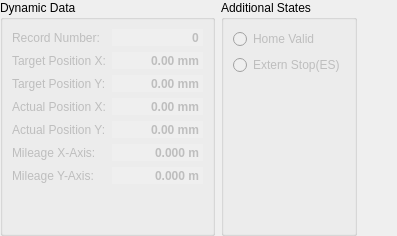
         <widget class="XConfig" name="tab_Operate">
          <attribute name="title">
           <string>Operate</string>
          </attribute>
          <layout class="QGridLayout" name="gridLayout_9">
           <property name="leftMargin">
            <number>0</number>
           </property>
           <property name="topMargin">
            <number>0</number>
           </property>
           <property name="rightMargin">
            <number>0</number>
           </property>
           <property name="bottomMargin">
            <number>0</number>
           </property>
           <item row="0" column="1">
            <widget class="QGroupBox" name="groupBox_9">
             <property name="title">
              <string>Dynamic Data</string>
             </property>
             <layout class="QGridLayout" name="gridLayout_11">
              <item row="2" column="1">
               <widget class="QDoubleSpinBox" name="doubleSpinBox_target_position_y">
                <property name="enabled">
                 <bool>false</bool>
                </property>
                <property name="sizePolicy">
                 <sizepolicy hsizetype="Minimum" vsizetype="Preferred">
                  <horstretch>0</horstretch>
                  <verstretch>0</verstretch>
                 </sizepolicy>
                </property>
                <property name="font">
                 <font>
                  <weight>75</weight>
                  <bold>true</bold>
                 </font>
                </property>
                <property name="frame">
                 <bool>false</bool>
                </property>
                <property name="alignment">
                 <set>Qt::AlignRight|Qt::AlignTrailing|Qt::AlignVCenter</set>
                </property>
                <property name="readOnly">
                 <bool>true</bool>
                </property>
                <property name="buttonSymbols">
                 <enum>QAbstractSpinBox::NoButtons</enum>
                </property>
                <property name="specialValueText">
                 <string notr="true"/>
                </property>
                <property name="prefix">
                 <string notr="true"/>
                </property>
                <property name="suffix">
                 <string notr="true"> mm</string>
                </property>
                <property name="minimum">
                 <double>-100000000000.000000000000000</double>
                </property>
                <property name="maximum">
                 <double>100000000000.000000000000000</double>
                </property>
               </widget>
              </item>
              <item row="5" column="1">
               <widget class="QDoubleSpinBox" name="doubleSpinBox_Mileage_x">
                <property name="enabled">
                 <bool>false</bool>
                </property>
                <property name="sizePolicy">
                 <sizepolicy hsizetype="Minimum" vsizetype="Preferred">
                  <horstretch>0</horstretch>
                  <verstretch>0</verstretch>
                 </sizepolicy>
                </property>
                <property name="font">
                 <font>
                  <weight>75</weight>
                  <bold>true</bold>
                 </font>
                </property>
                <property name="frame">
                 <bool>false</bool>
                </property>
                <property name="alignment">
                 <set>Qt::AlignRight|Qt::AlignTrailing|Qt::AlignVCenter</set>
                </property>
                <property name="readOnly">
                 <bool>true</bool>
                </property>
                <property name="buttonSymbols">
                 <enum>QAbstractSpinBox::NoButtons</enum>
                </property>
                <property name="specialValueText">
                 <string notr="true"/>
                </property>
                <property name="prefix">
                 <string notr="true"/>
                </property>
                <property name="suffix">
                 <string notr="true"> m</string>
                </property>
                <property name="decimals">
                 <number>3</number>
                </property>
                <property name="minimum">
                 <double>-100000000000.000000000000000</double>
                </property>
                <property name="maximum">
                 <double>100000000000.000000000000000</double>
                </property>
               </widget>
              </item>
              <item row="5" column="0">
               <widget class="QLabel" name="label_17">
                <property name="enabled">
                 <bool>false</bool>
                </property>
                <property name="text">
                 <string>Mileage X-Axis:</string>
                </property>
               </widget>
              </item>
              <item row="1" column="0">
               <widget class="QLabel" name="label_13">
                <property name="enabled">
                 <bool>false</bool>
                </property>
                <property name="text">
                 <string>Target Position X:</string>
                </property>
               </widget>
              </item>
              <item row="0" column="0">
               <widget class="QLabel" name="label_12">
                <property name="enabled">
                 <bool>false</bool>
                </property>
                <property name="text">
                 <string>Record Number:</string>
                </property>
               </widget>
              </item>
              <item row="1" column="1">
               <widget class="QDoubleSpinBox" name="doubleSpinBox_target_position_x">
                <property name="enabled">
                 <bool>false</bool>
                </property>
                <property name="sizePolicy">
                 <sizepolicy hsizetype="Minimum" vsizetype="Preferred">
                  <horstretch>0</horstretch>
                  <verstretch>0</verstretch>
                 </sizepolicy>
                </property>
                <property name="font">
                 <font>
                  <weight>75</weight>
                  <bold>true</bold>
                 </font>
                </property>
                <property name="frame">
                 <bool>false</bool>
                </property>
                <property name="alignment">
                 <set>Qt::AlignRight|Qt::AlignTrailing|Qt::AlignVCenter</set>
                </property>
                <property name="readOnly">
                 <bool>true</bool>
                </property>
                <property name="buttonSymbols">
                 <enum>QAbstractSpinBox::NoButtons</enum>
                </property>
                <property name="specialValueText">
                 <string notr="true"/>
                </property>
                <property name="prefix">
                 <string notr="true"/>
                </property>
                <property name="suffix">
                 <string notr="true"> mm</string>
                </property>
                <property name="minimum">
                 <double>-100000000000.000000000000000</double>
                </property>
                <property name="maximum">
                 <double>100000000000.000000000000000</double>
                </property>
               </widget>
              </item>
              <item row="4" column="1">
               <widget class="QDoubleSpinBox" name="doubleSpinBox_actual_position_y">
                <property name="enabled">
                 <bool>false</bool>
                </property>
                <property name="sizePolicy">
                 <sizepolicy hsizetype="Minimum" vsizetype="Preferred">
                  <horstretch>0</horstretch>
                  <verstretch>0</verstretch>
                 </sizepolicy>
                </property>
                <property name="font">
                 <font>
                  <weight>75</weight>
                  <bold>true</bold>
                 </font>
                </property>
                <property name="frame">
                 <bool>false</bool>
                </property>
                <property name="alignment">
                 <set>Qt::AlignRight|Qt::AlignTrailing|Qt::AlignVCenter</set>
                </property>
                <property name="readOnly">
                 <bool>true</bool>
                </property>
                <property name="buttonSymbols">
                 <enum>QAbstractSpinBox::NoButtons</enum>
                </property>
                <property name="specialValueText">
                 <string notr="true"/>
                </property>
                <property name="prefix">
                 <string notr="true"/>
                </property>
                <property name="suffix">
                 <string notr="true"> mm</string>
                </property>
                <property name="minimum">
                 <double>-100000000000.000000000000000</double>
                </property>
                <property name="maximum">
                 <double>100000000000.000000000000000</double>
                </property>
               </widget>
              </item>
              <item row="4" column="0">
               <widget class="QLabel" name="label_16">
                <property name="enabled">
                 <bool>false</bool>
                </property>
                <property name="text">
                 <string>Actual Position Y:</string>
                </property>
               </widget>
              </item>
              <item row="6" column="0">
               <widget class="QLabel" name="label_18">
                <property name="enabled">
                 <bool>false</bool>
                </property>
                <property name="text">
                 <string>Mileage Y-Axis:</string>
                </property>
               </widget>
              </item>
              <item row="6" column="1">
               <widget class="QDoubleSpinBox" name="doubleSpinBox_Mileage_y">
                <property name="enabled">
                 <bool>false</bool>
                </property>
                <property name="sizePolicy">
                 <sizepolicy hsizetype="Minimum" vsizetype="Preferred">
                  <horstretch>0</horstretch>
                  <verstretch>0</verstretch>
                 </sizepolicy>
                </property>
                <property name="font">
                 <font>
                  <weight>75</weight>
                  <bold>true</bold>
                 </font>
                </property>
                <property name="frame">
                 <bool>false</bool>
                </property>
                <property name="alignment">
                 <set>Qt::AlignRight|Qt::AlignTrailing|Qt::AlignVCenter</set>
                </property>
                <property name="readOnly">
                 <bool>true</bool>
                </property>
                <property name="buttonSymbols">
                 <enum>QAbstractSpinBox::NoButtons</enum>
                </property>
                <property name="specialValueText">
                 <string notr="true"/>
                </property>
                <property name="prefix">
                 <string notr="true"/>
                </property>
                <property name="suffix">
                 <string notr="true"> m</string>
                </property>
                <property name="decimals">
                 <number>3</number>
                </property>
                <property name="minimum">
                 <double>-100000000000.000000000000000</double>
                </property>
                <property name="maximum">
                 <double>100000000000.000000000000000</double>
                </property>
               </widget>
              </item>
              <item row="3" column="0">
               <widget class="QLabel" name="label_15">
                <property name="enabled">
                 <bool>false</bool>
                </property>
                <property name="text">
                 <string>Actual Position X:</string>
                </property>
               </widget>
              </item>
              <item row="2" column="0">
               <widget class="QLabel" name="label_14">
                <property name="enabled">
                 <bool>false</bool>
                </property>
                <property name="text">
                 <string>Target Position Y:</string>
                </property>
               </widget>
              </item>
              <item row="3" column="1">
               <widget class="QDoubleSpinBox" name="doubleSpinBox_actual_position_x">
                <property name="enabled">
                 <bool>false</bool>
                </property>
                <property name="sizePolicy">
                 <sizepolicy hsizetype="Minimum" vsizetype="Preferred">
                  <horstretch>0</horstretch>
                  <verstretch>0</verstretch>
                 </sizepolicy>
                </property>
                <property name="font">
                 <font>
                  <weight>75</weight>
                  <bold>true</bold>
                 </font>
                </property>
                <property name="frame">
                 <bool>false</bool>
                </property>
                <property name="alignment">
                 <set>Qt::AlignRight|Qt::AlignTrailing|Qt::AlignVCenter</set>
                </property>
                <property name="readOnly">
                 <bool>true</bool>
                </property>
                <property name="buttonSymbols">
                 <enum>QAbstractSpinBox::NoButtons</enum>
                </property>
                <property name="specialValueText">
                 <string notr="true"/>
                </property>
                <property name="prefix">
                 <string notr="true"/>
                </property>
                <property name="suffix">
                 <string notr="true"> mm</string>
                </property>
                <property name="minimum">
                 <double>-100000000000.000000000000000</double>
                </property>
                <property name="maximum">
                 <double>100000000000.000000000000000</double>
                </property>
               </widget>
              </item>
              <item row="0" column="1">
               <widget class="QDoubleSpinBox" name="doubleSpinBox_RecordNumber">
                <property name="enabled">
                 <bool>false</bool>
                </property>
                <property name="sizePolicy">
                 <sizepolicy hsizetype="Minimum" vsizetype="Preferred">
                  <horstretch>0</horstretch>
                  <verstretch>0</verstretch>
                 </sizepolicy>
                </property>
                <property name="font">
                 <font>
                  <weight>75</weight>
                  <bold>true</bold>
                 </font>
                </property>
                <property name="frame">
                 <bool>false</bool>
                </property>
                <property name="alignment">
                 <set>Qt::AlignRight|Qt::AlignTrailing|Qt::AlignVCenter</set>
                </property>
                <property name="readOnly">
                 <bool>true</bool>
                </property>
                <property name="buttonSymbols">
                 <enum>QAbstractSpinBox::NoButtons</enum>
                </property>
                <property name="specialValueText">
                 <string notr="true"/>
                </property>
                <property name="prefix">
                 <string notr="true"/>
                </property>
                <property name="suffix">
                 <string notr="true"/>
                </property>
                <property name="decimals">
                 <number>0</number>
                </property>
                <property name="minimum">
                 <double>-100000000000.000000000000000</double>
                </property>
                <property name="maximum">
                 <double>100000000000.000000000000000</double>
                </property>
               </widget>
              </item>
              <item row="7" column="0">
               <spacer name="verticalSpacer_7">
                <property name="orientation">
                 <enum>Qt::Vertical</enum>
                </property>
                <property name="sizeHint" stdset="0">
                 <size>
                  <width>20</width>
                  <height>40</height>
                 </size>
                </property>
               </spacer>
              </item>
             </layout>
            </widget>
           </item>
           <item row="0" column="2">
            <widget class="QGroupBox" name="groupBox_10">
             <property name="title">
              <string>Additional States</string>
             </property>
             <layout class="QGridLayout" name="gridLayout_12">
              <item row="1" column="0">
               <widget class="QRadioButton" name="radES">
                <property name="enabled">
                 <bool>false</bool>
                </property>
                <property name="sizePolicy">
                 <sizepolicy hsizetype="Minimum" vsizetype="Preferred">
                  <horstretch>0</horstretch>
                  <verstretch>0</verstretch>
                 </sizepolicy>
                </property>
                <property name="text">
                 <string>Extern Stop(ES)</string>
                </property>
                <property name="autoExclusive">
                 <bool>false</bool>
                </property>
               </widget>
              </item>
              <item row="0" column="0">
               <widget class="QRadioButton" name="radHome">
                <property name="enabled">
                 <bool>false</bool>
                </property>
                <property name="sizePolicy">
                 <sizepolicy hsizetype="Minimum" vsizetype="Preferred">
                  <horstretch>0</horstretch>
                  <verstretch>0</verstretch>
                 </sizepolicy>
                </property>
                <property name="text">
                 <string>Home Valid</string>
                </property>
                <property name="autoExclusive">
                 <bool>false</bool>
                </property>
               </widget>
              </item>
              <item row="2" column="0">
               <spacer name="verticalSpacer_2">
                <property name="orientation">
                 <enum>Qt::Vertical</enum>
                </property>
                <property name="sizeHint" stdset="0">
                 <size>
                  <width>20</width>
                  <height>40</height>
                 </size>
                </property>
               </spacer>
              </item>
             </layout>
            </widget>
           </item>
           <item row="0" column="3">
            <spacer name="horizontalSpacer">
             <property name="orientation">
              <enum>Qt::Horizontal</enum>
             </property>
             <property name="sizeHint" stdset="0">
              <size>
               <width>40</width>
               <height>20</height>
              </size>
             </property>
            </spacer>
           </item>
          </layout>
         </widget>
